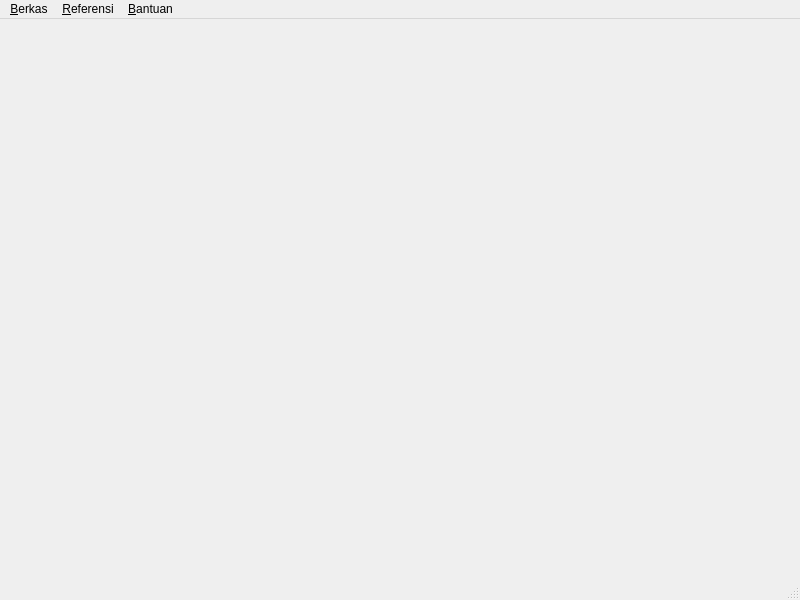
<?xml version="1.0" encoding="UTF-8"?>
<ui version="4.0">
 <class>MainWindow</class>
 <widget class="QMainWindow" name="MainWindow">
  <property name="geometry">
   <rect>
    <x>0</x>
    <y>0</y>
    <width>800</width>
    <height>600</height>
   </rect>
  </property>
  <property name="windowTitle">
   <string>MainWindow</string>
  </property>
  <widget class="QWidget" name="centralwidget"/>
  <widget class="QMenuBar" name="menuBar">
   <property name="geometry">
    <rect>
     <x>0</x>
     <y>0</y>
     <width>800</width>
     <height>22</height>
    </rect>
   </property>
   <widget class="QMenu" name="fileMenu">
    <property name="title">
     <string>&amp;Berkas</string>
    </property>
    <addaction name="newAction"/>
    <addaction name="openAction"/>
    <addaction name="closeAction"/>
    <addaction name="separator"/>
    <addaction name="saveAction"/>
    <addaction name="separator"/>
    <addaction name="exitAction"/>
   </widget>
   <widget class="QMenu" name="helpMenu">
    <property name="title">
     <string>&amp;Bantuan</string>
    </property>
    <addaction name="aboutAction"/>
   </widget>
   <widget class="QMenu" name="toolsMenu">
    <property name="title">
     <string>&amp;Referensi</string>
    </property>
    <addaction name="manageTeachersAction"/>
    <addaction name="manageBooksAction"/>
    <addaction name="manageLocationsAction"/>
    <addaction name="manageStudyTextTemplatesAction"/>
   </widget>
   <addaction name="fileMenu"/>
   <addaction name="toolsMenu"/>
   <addaction name="helpMenu"/>
  </widget>
  <widget class="QStatusBar" name="statusBar"/>
  <action name="exitAction">
   <property name="text">
    <string>K&amp;eluar</string>
   </property>
  </action>
  <action name="aboutAction">
   <property name="text">
    <string>&amp;Tentang Aplikasi</string>
   </property>
  </action>
  <action name="newAction">
   <property name="text">
    <string>&amp;Baru ...</string>
   </property>
  </action>
  <action name="openAction">
   <property name="text">
    <string>B&amp;uka</string>
   </property>
  </action>
  <action name="closeAction">
   <property name="text">
    <string>&amp;Tutup</string>
   </property>
  </action>
  <action name="saveAction">
   <property name="text">
    <string>&amp;Simpan</string>
   </property>
  </action>
  <action name="manageTeachersAction">
   <property name="text">
    <string>&amp;Asatidzah</string>
   </property>
  </action>
  <action name="manageBooksAction">
   <property name="text">
    <string>&amp;Kitab</string>
   </property>
  </action>
  <action name="manageLocationsAction">
   <property name="text">
    <string>&amp;Lokasi</string>
   </property>
  </action>
  <action name="manageStudyTextTemplatesAction">
   <property name="text">
    <string>Template &amp;Teks</string>
   </property>
  </action>
 </widget>
 <resources/>
 <connections/>
</ui>
